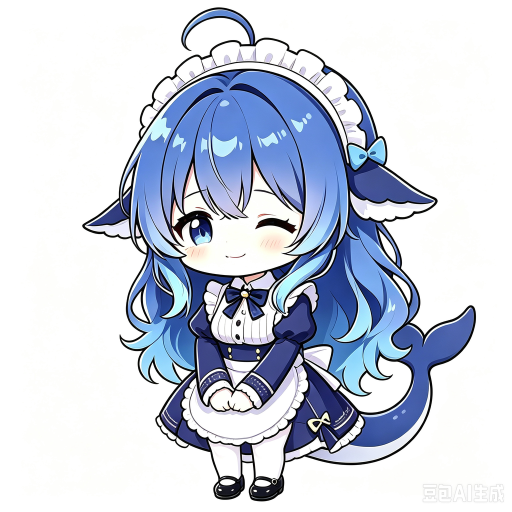
#> input picture autodl_tools/base_refs/idle_00.png, 1024 x 1024 px, found by its file name (shown at 1/2 size)
$ python _check_matting.py
#> lines starting #> are read from the running program, lines starting #| are printed output that depends on the picture; after the words box and inside, x2 and y2 are one past the last pixel; in counts of white or black regions, pixels touching at a corner belong together
"""ASCII 渲染强绿像素位置，判断是角色本身还是绿边"""
import sys, os
sys.stdout.reconfigure(encoding='utf-8')
import numpy as np
from PIL import Image

DST = r'E:\code\deepseek的桌宠\module_5_assets\sprites'
img = Image.open(os.path.join(DST, 'idle_00.png')).convert('RGBA')
arr = np.array(img).astype(float)
r, g, b, a = arr[:,:,0], arr[:,:,1], arr[:,:,2], arr[:,:,3]
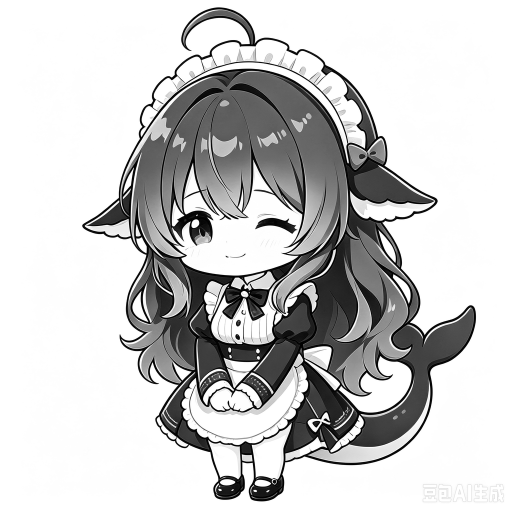
#> r: shape (1024, 1024) float64 (shown at 1/2 size); min 0, max 255, mean 202.2
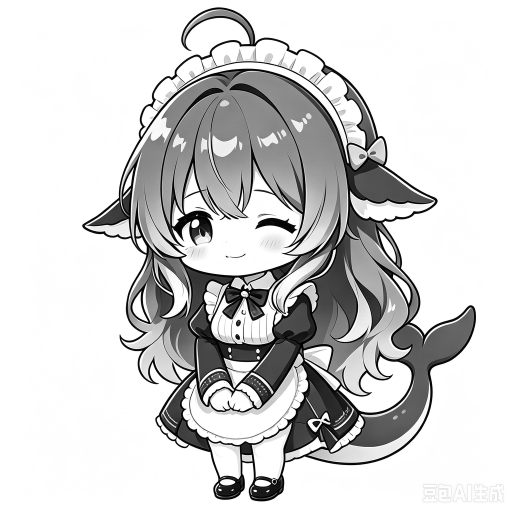
#> g: shape (1024, 1024) float64 (shown at 1/2 size); min 0, max 255, mean 209
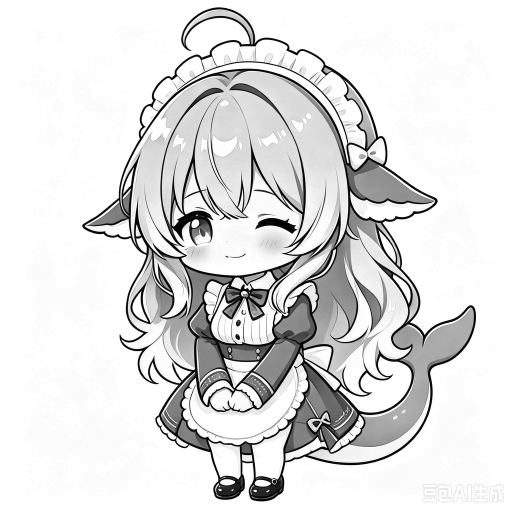
#> b: shape (1024, 1024) float64 (shown at 1/2 size); min 0, max 255, mean 222.8
#> a: shape (1024, 1024) float64; every value is 255

# 三通道图
opaque = a > 128
#> opaque: shape (1024, 1024) bool; every value is 1
greenish = (g > 140) & (g - r > 30) & opaque
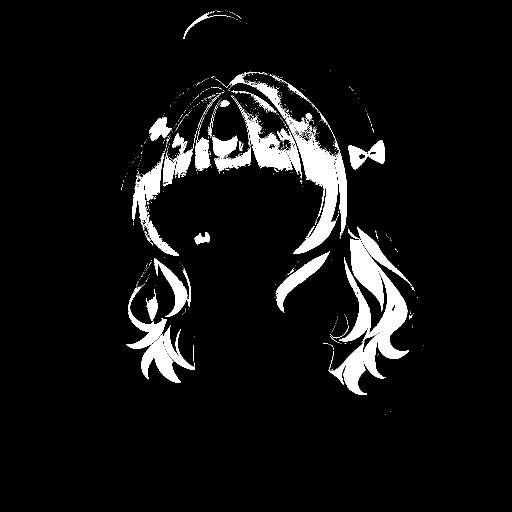
#> greenish: shape (1024, 1024) bool (shown at 1/2 size); 6.8% white; 814 white regions (774 under 20 px), largest, box (x1, y1, x2, y2) and area: (678, 457, 818, 757) 14836, (431, 144, 694, 507) 13827, (468, 195, 604, 357) 5350
bluish = (b - r > 20) & opaque
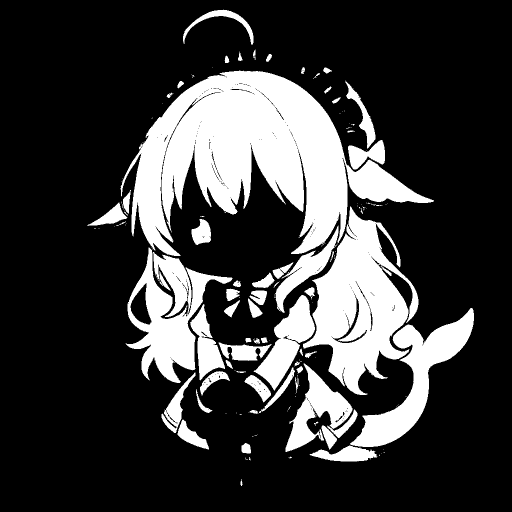
#> bluish: shape (1024, 1024) bool (shown at 1/2 size); 23.4% white; 163 white regions (101 under 20 px), largest, box (x1, y1, x2, y2) and area: (241, 141, 868, 512) 104148, (606, 413, 837, 790) 41756, (251, 495, 465, 766) 23221
other = opaque & ~greenish & ~bluish

h, w = 720, 720
cols = 96
rows = int(h * cols / w / 2)
print('G=强绿  B=蓝  .=其他不透明  .=透明')
for ry in range(rows):
    sy0 = int(ry*h/rows); sy1 = int((ry+1)*h/rows)
    line = []
    for cx in range(cols):
        sx0 = int(cx*w/cols); sx1 = int((cx+1)*w/cols)
        seg = (slice(sy0,sy1), slice(sx0,sx1))
        gcnt = greenish[seg].sum()
        bcnt = bluish[seg].sum()
        ocnt = other[seg].sum()
        tot = (sy1-sy0)*(sx1-sx0)
        if gcnt > bcnt and gcnt > ocnt and gcnt > tot*0.2:
            line.append('G')
        elif bcnt > ocnt and bcnt > tot*0.25:
            line.append('B')
        elif ocnt > tot*0.25:
            line.append('.')
        elif ocnt > 0:
            line.append('+')
        else:
            line.append(' ')
    print(''.join(line))
